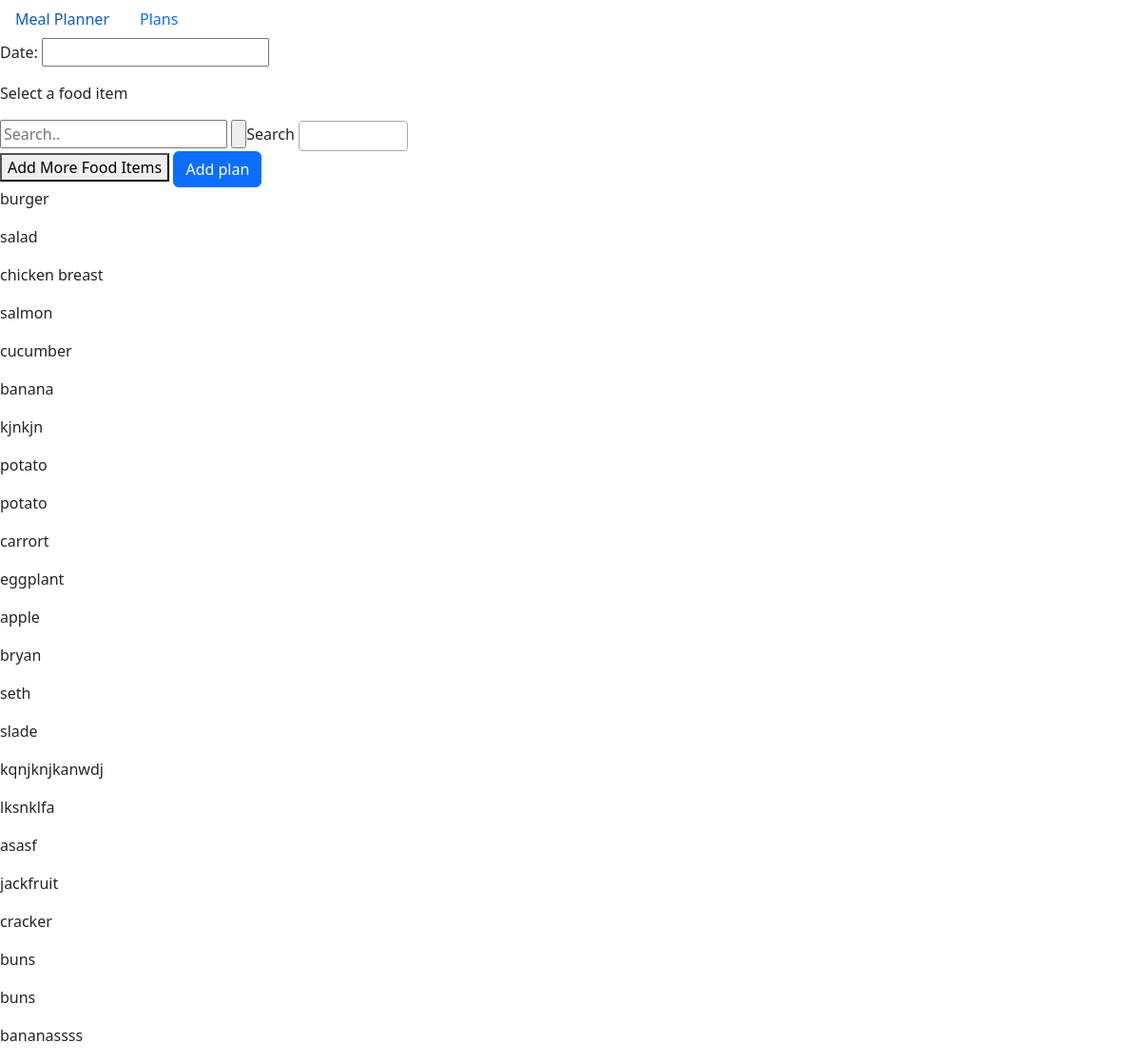
Page /new_plan/ on the earlier database version.
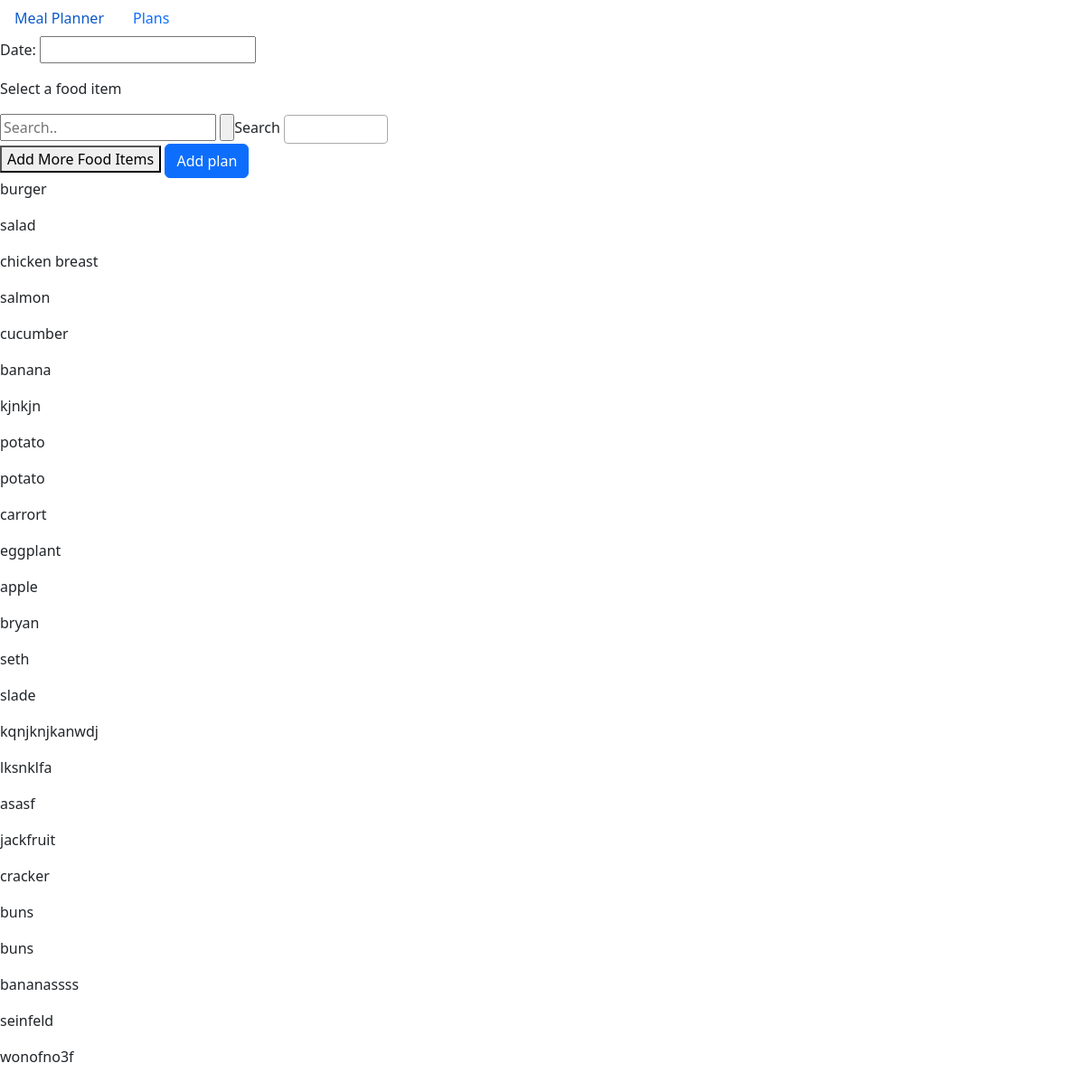
Same page on the later database version.
### meal_plans/models.py (models this page shows)
class FoodItem(models.Model):
    item = models.TextField(blank=True)
    fat = models.PositiveIntegerField(null=True, blank=True)
    protein = models.PositiveIntegerField(null=True, blank=True)
    carbohydrates = models.PositiveIntegerField(null=True, blank=True)
    plan = models.ManyToManyField(Plan)
    def __str__(self):
        return self.item

### meal_plans/views.py (the view, shortened to what this page needs)
# urls.py: path('new_plan/', views.new_plan, name='new_plan'),
def new_plan(request):
    FooditemFormset = formset_factory(NewFoodItem, extra=0)
    food_items = FoodItem.objects.all()
    if request.method != 'POST':
        form = NewPlan()
        formset = FooditemFormset(prefix='food_items')
    context = {'form': form, 'formset': formset, 'food_items':food_items}
    return render(request, 'meal_plans/new_plan.html', context)

### meal_plans/forms.py
class NewPlan(forms.ModelForm):
    class Meta:
        model = Plan
        fields = ['date']
        widgets = {
            'date': forms.DateInput(attrs={'class': 'datepicker'}),
        }

### meal_plans/templates/meal_plans/new_plan.html (shortened to what this page needs)
{% extends "meal_plans/base.html"%}
{% load bootstrap5 %}
{% block content %}
<form action="{% url 'meal_plans:new_plan'%}" method="post">
    {{ form.as_p }}
    <p>Select a food item</p>
    <input id="myInput" type="text" placeholder="Search..">
    <input id = "submitCheck" type="button">Search</input>
    <button type="button" id="addItem">Add More Food Items</button>
    <button name="submit" class="btn btn-primary">Add plan</button>
</form>
<div id = "container" >
    {% for food_item in food_items %}
        <p class="items">{{ food_item }}</p>
    {% endfor %}
</div>
{% endblock content %}

Differences in the rows shown:
added FoodItem: item "seinfeld"
added FoodItem: item "wonofno3f"
